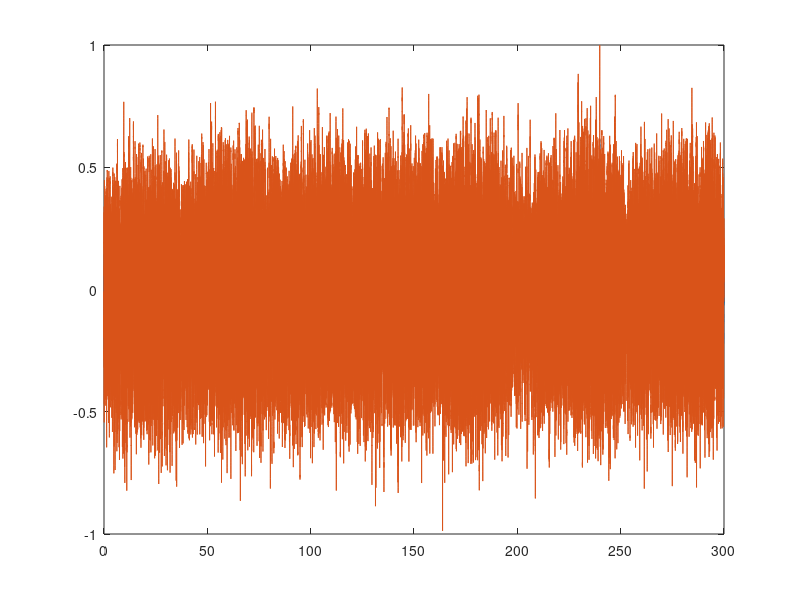

MATLAB code to generate this figure: (Note: this script raises an error after producing the figure.)
% List of exercises 04

clear, clc, clf

load('LFP_HG_HFO.mat')

srate = 1000;
dt = 1/srate;
t = dt*(1:length(lfpHG));

%% Visualizing the raw signal

plot(t,lfpHFO)
hold on
plot(t,lfpHG)
hold off

%% Question 1

thetaA = eegfilt(lfpHG,srate,5,10);
thetaB = eegfilt(lfpHFO,srate,5,10);

gammaA = eegfilt(lfpHG,srate,60,100);
gammaB = eegfilt(lfpHFO,srate,60,100);

%% Question 2

AmpThetaA = abs(hilbert(thetaA));
AmpThetaB = abs(hilbert(thetaB));
AmpGammaA = abs(hilbert(gammaA));
AmpGammaB = abs(hilbert(gammaB));

%% Question 3

subplot(211)
plot(t,thetaA,'b-')
hold on
plot(t,AmpThetaA,'b-','linew',2)
plot(t,thetaB,'r-')
plot(t,AmpThetaB,'r-','linew',2)
hold off
xlim([1 2])

subplot(212)
plot(t,gammaA,'b-')
hold on
plot(t,AmpGammaA,'b-','linew',2)
plot(t,gammaB,'r-')
plot(t,AmpGammaB,'r-','linew',2)
hold off
xlim([1 2])

%% Question 4

subplot(221)
plot(AmpThetaA,AmpThetaB,'ko')
[r p] = corr(AmpThetaA',AmpThetaB')
title(['r = ' num2str(r)])

subplot(222)
plot(AmpThetaA,AmpGammaA,'ko')
[r p] = corr(AmpThetaA',AmpGammaA')
title(['r = ' num2str(r)])

subplot(223)
plot(AmpThetaB,AmpGammaB,'ko')
[r p] = corr(AmpGammaB',AmpThetaB')
title(['r = ' num2str(r)])

subplot(224)
plot(AmpGammaA,AmpGammaB,'ko')
[r p] = corr(AmpGammaA',AmpGammaB')
title(['r = ' num2str(r)])

%% Question 5

plot(t,lfpHG,'k-')
hold on
plot(t,thetaA-1,'b-')
plot(t,AmpThetaA-1,'b-','linew',2)
plot(t,gammaA-1.5,'r-')
plot(t,AmpGammaA-1.5,'r-','linew',2)

plot([40.5 40.7],[-1.8 -1.8],'k-','linew',2)
plot([40.5 40.5],[-1.8 -1.6],'k-','linew',2)

hold off
box off

xlim([40 44])
axis off

%% Question 6

freqvector = 1:1:100
bandwidth = 4

clear AmpSpectrum*
for flow = freqvector

fhigh = flow+bandwidth;
filtered = eegfilt(lfpHG,srate,flow,fhigh,0,500);
% filtered = eegfilt(LFP,srate,flow,fhigh);
AmpSpectrumHG(flow) = mean(abs(hilbert(filtered)));

filtered = eegfilt(lfpHFO,srate,flow,fhigh,0,500);
% filtered = eegfilt(LFP,srate,flow,fhigh);
AmpSpectrumHFO(flow) = mean(abs(hilbert(filtered)));
end

% %
clf
plot(freqvector+bandwidth/2,AmpSpectrumHG,'r-')
hold on
plot(freqvector+bandwidth/2,AmpSpectrumHFO,'b-')
hold off
xlabel('Frequency (Hz)')
ylabel('Amplitude (mV)')

%% Question 7

clear TFD*

freqvector = 0:1:100;

tic
count = 0;
for f = freqvector
    count = count + 1;
    f
    
   LFPfiltered = eegfilt(lfpHG,srate,f,f+4,0,300);
   AmpEnv = abs(hilbert(LFPfiltered));
   TFDHG(count,:) = AmpEnv;

      LFPfiltered = eegfilt(lfpHFO,srate,f,f+4,0,300);
   AmpEnv = abs(hilbert(LFPfiltered));
   TFDHFO(count,:) = AmpEnv;


end
toc

figure(2)

subplot(211)
imagesc(t,freqvector+2,TFDHG)
axis xy
xlabel('Time (s)')
ylabel('Frequency (Hz)')
colorbar
caxis([0 0.5])

subplot(212)
imagesc(t,freqvector+2,TFDHFO)
axis xy
xlabel('Time (s)')
ylabel('Frequency (Hz)')
colorbar

%% Question 8

Fc = 1;
NCycles = 7;
sd = NCycles/(2*pi*Fc);
Fb = 2*sd^2;
wname = ['cmor' num2str(Fb) '-' num2str(Fc)];
Freq = 1:0.5:100;
% scale = centfreq(wname)./(Freq*dt);
scale = Fc./(Freq*dt);

tic
WTHG = cwt(lfpHG,scale,wname);
WTHFO = cwt(lfpHFO,scale,wname);

toc

% %
TFDHG = abs(WTHG);
TFDHFO = abs(WTHFO);

subplot(211)
imagesc(t,Freq,TFDHG)
axis xy
xlabel('Time (s)')
ylabel('Frequency (Hz)')
colorbar

subplot(212)
imagesc(t,Freq,TFDHFO)
axis xy
xlabel('Time (s)')
ylabel('Frequency (Hz)')
colorbar




